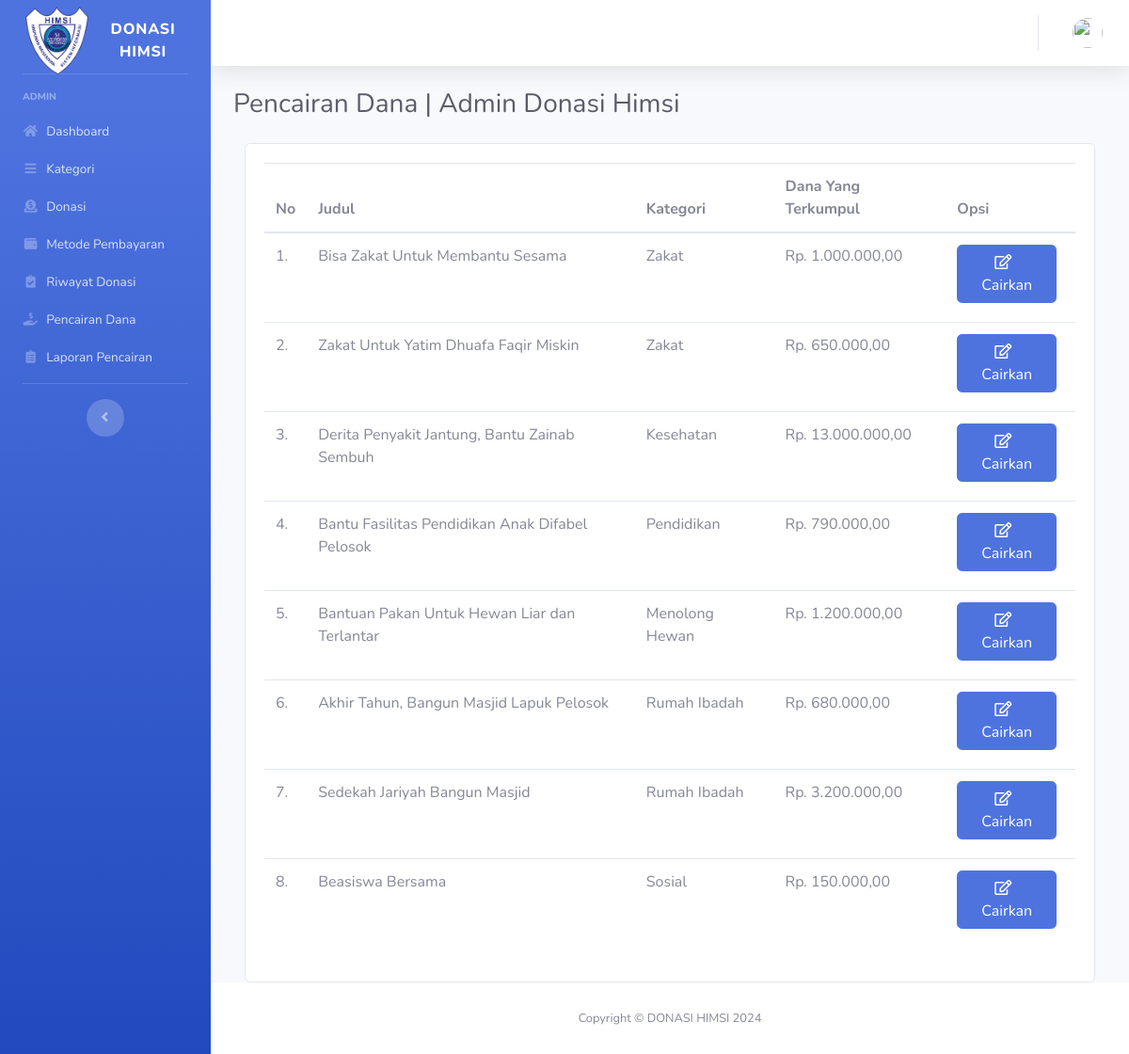
Before: /index.php/admin/pencairanDana with the older database file.
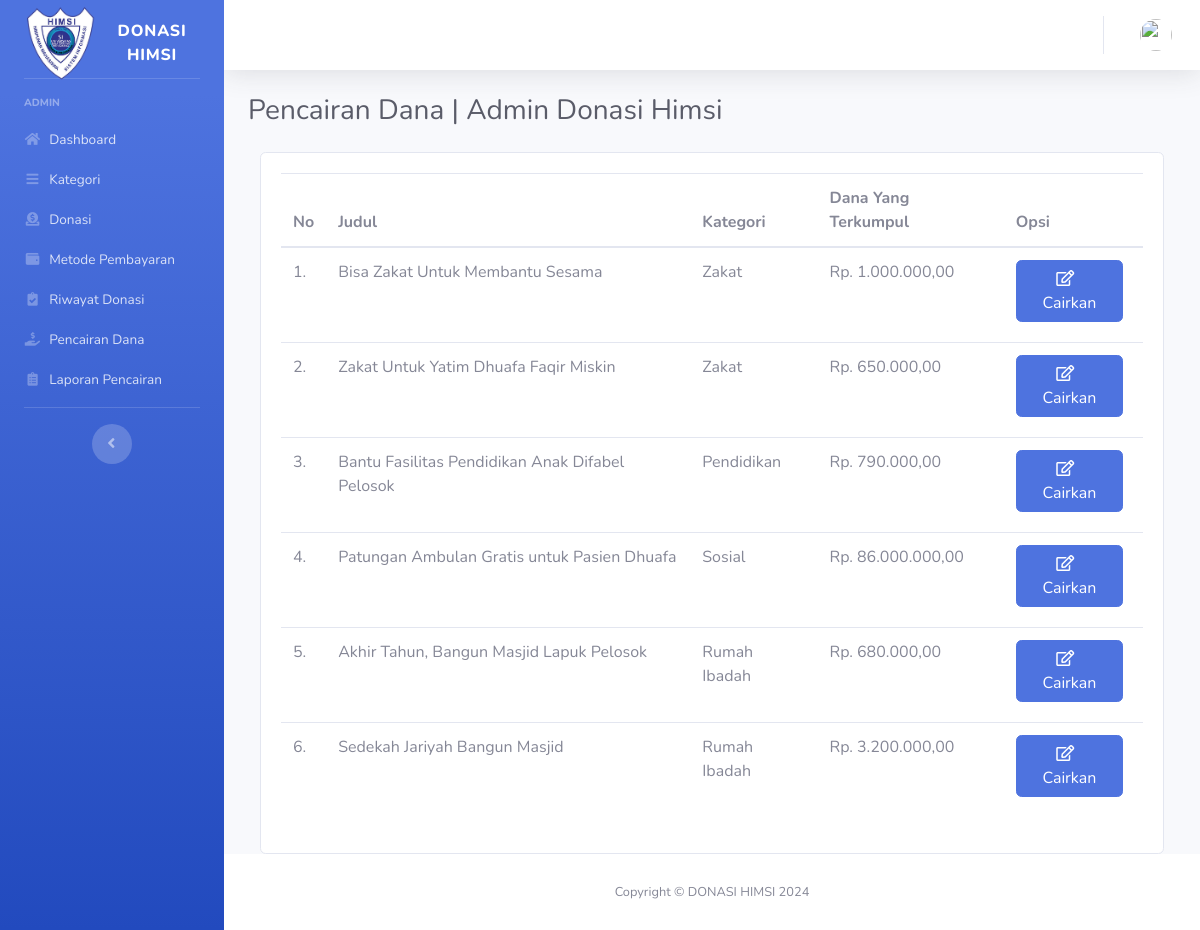
After: the same page with the newer database file.
### tables this page shows
CREATE TABLE `donasi` (
  `id` int(11) NOT NULL,
  `judul` varchar(128) NOT NULL,
  `id_kategori` int(11) NOT NULL,
  `dana_dibutuhkan` int(11) NOT NULL,
  `dana_terkumpul` int(11) NOT NULL,
  `detail` text NOT NULL,
  `gambar` varchar(258) NOT NULL,
  `status_donasi` enum('Belum dicairkan','Sudah dicairkan') NOT NULL DEFAULT 'Belum dicairkan'
);

CREATE TABLE `kategori` (
  `id_kategori` int(11) NOT NULL,
  `kategori` varchar(128) NOT NULL
);

### application/controllers/Admin.php (called while the page is built, shortened)
<?php
class Admin extends CI_Controller
{
    public function pencairanDana()
    {
        $data['title'] = 'Pencairan Dana | Admin Donasi Himsi';
        $data['user'] = $this->ModelUser->cekData(['email' => $this->session->userdata('email')])->row_array();
        $data['donasi'] = $this->db->get('donasi')->result_array();
        $data['kategori'] = $this->db->get('kategori')->result_array();
        $this->load->view('templates/header', $data);
        $this->load->view('templates/sidebar', $data);
        $this->load->view('templates/topbar', $data);
        $this->load->view('admin/pencairan-dana', $data);
        $this->load->view('templates/footer');
    }
}

### index.php (called while the page is built, shortened)
<?php
require_once BASEPATH.'core/CodeIgniter.php';

### application/views/admin/pencairan-dana.php (the view, shortened to what this page needs)
<div class="container-fluid">
    <h1 class="h3 mb-4 text-gray-800"><?= $title; ?></h1>
    <div class="col-12 grid-margin stretch-card">
        <div class="card">
            <div class="card-body">
                <?php
                $queryDonasi = "SELECT * FROM donasi JOIN kategori ON donasi.id_kategori = kategori.id_kategori WHERE status_donasi = 'Belum dicairkan' and dana_terkumpul > 100000";
                $donasi = $this->db->query($queryDonasi)->result_array();
                ?>
                <div class="widget">
                    <div class="table-responsive">
                        <table class="table table-hover">
                            <thead>
                                <tr>
                                    <th scope="col">No</th>
                                    <th scope="col">Judul</th>
                                    <th scope="col">Kategori</th>
                                    <th scope="col">Dana Yang Terkumpul</th>
                                    <th scope="col">Opsi</th>
                                </tr>
                            </thead>
                            <tbody>
                                <?php $i = 1; ?>
                                <?php foreach ($donasi as $d) : ?>
                                    <tr>
                                        <td scope="row"><?php echo $i . '.'; ?></td>
                                        <td><span><?php echo $d['judul']; ?></span></td>
                                        <td><span><?php echo $d['kategori']; ?></span></td>
                                        <td><?php echo "Rp. " . number_format($d['dana_terkumpul'], 2, ',', '.'); ?></td>
                                        <td>
                                            <a href="<?php echo base_url('admin/inputPencairan/') . $d['id']; ?>" class="btn btn-primary mr-2 mb-2"><i class="far fa-fw fa-edit mr-2"></i>Cairkan</a>
                                        </td>
                                    </tr>
                                    <?php $i++; ?>
                                <?php endforeach; ?>
                            </tbody>
                        </table>
                    </div>
                </div>
            </div>
        </div>
    </div>
</div>
</div>

Changed rows visible on the page:
no longer on this page (row edited): donasi: judul "Derita Penyakit Jantung, Bantu Zainab Sembuh", id_kategori.kategori "Kesehatan", dana_terkumpul "13.000.000,00"
no longer on this page (row edited): donasi: judul "Bantuan Pakan Untuk Hewan Liar dan Terlantar", id_kategori.kategori "Menolong Hewan", dana_terkumpul "1.200.000,00"
removed donasi: judul "Beasiswa Bersama", id_kategori.kategori "Sosial", dana_terkumpul "150.000,00"
now on this page (row edited): donasi: judul "Patungan Ambulan Gratis untuk Pasien Dhuafa", id_kategori.kategori "Sosial", dana_terkumpul "86.000.000,00"
